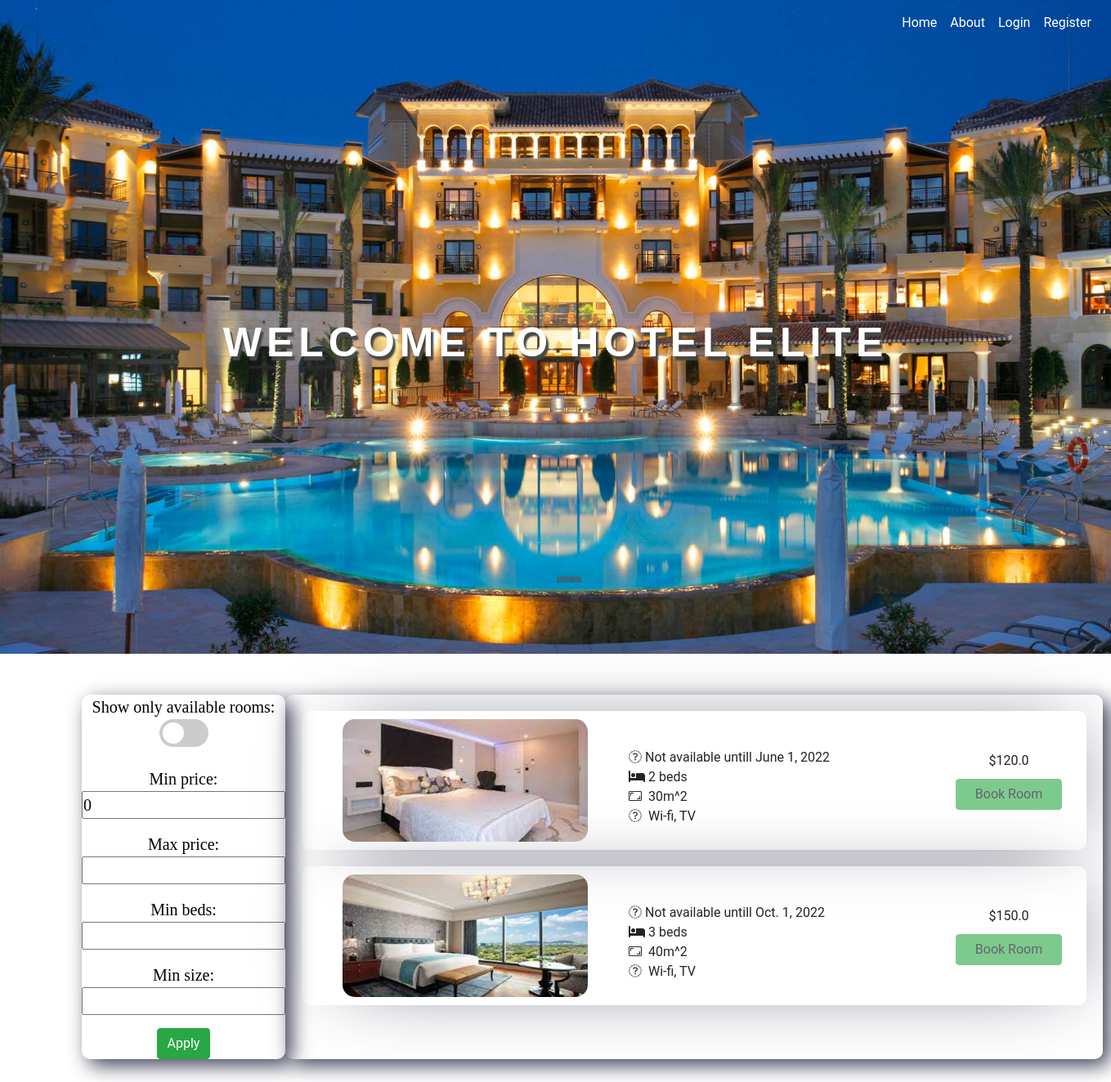
The page / on the database its author committed.
### booking/models.py (models this page shows, shortened)
class Booking(models.Model):
    date_from = models.DateField()
    date_to = models.DateField()
    customer = models.ForeignKey(Customer, on_delete=models.CASCADE)
    room = models.ForeignKey(Room, on_delete=models.CASCADE, null=True)

class Room(models.Model):
    occupancy = models.BooleanField(default=False)
    name = models.CharField(max_length=20)
    room_type = models.ForeignKey(Room_type, on_delete=models.CASCADE)
    img = models.ImageField(upload_to="media/")
    size = models.CharField(max_length=20)
    accesories = models.CharField(max_length=200)

class Room_type(models.Model):
    price = models.FloatField()
    beds = models.CharField(max_length=200)

### booking/views.py (the view)
# urls.py: path("", home, name="home"),
def home(request):
    rooms = Room.objects.all()
    form = FilterForm()
    bookings = Booking.objects.all()
    return render(
        request, "home.html", {"rooms": rooms, "bookings": bookings, "form": form}
    )

### booking/forms.py
class FilterForm(forms.Form):
    show_only_available = forms.BooleanField(required=False)
    min_price = forms.FloatField(required=False, initial=0)
    max_price = forms.FloatField(required=False)
    beds = forms.IntegerField(required=False)
    size = forms.IntegerField(required=False)

### templates/home.html (shortened to what this page needs)
{% extends 'base.html' %}
{% block content %}
{% load static %}
{% load extras %}
<link rel="stylesheet" type="text/css" href="{% static 'css/home.css' %}">
<link href="{% static 'fontawesomefree/css/all.min.css' %}" rel="stylesheet" type="text/css">
<link rel="stylesheet" href="https://cdn.jsdelivr.net/npm/bootstrap-icons@1.3.0/font/bootstrap-icons.css">
<div class="body">
  <div class="header">
    <img src="{% static 'imgs/hotel-generic.jpg'%}" style='height: 100%; width: 100%; ' />
    <div class=" text">Welcome to Hotel Elite</div>
  </div>
  <div class="main">
    <div class="filter" style="height:auto;width:300px">
      <form method="post" action="{% url 'booking:filters' %}">
        <div class="filter-box">
          <p class="filter-item"> Show only available rooms: <label class="switch">
              <span class="slider round"></span>
            </label> </p>
          <p class="filter-item"> Min price: {{form.min_price}} </p>
          <p class="filter-item"> Max price: {{form.max_price}} </p>
          <p class="filter-item"> Min beds: {{form.beds}} </p>
          <p class="filter-item"> Min size: {{form.size}} </p>
          <button class="btn btn-success" type=" submit" value="Submit">Apply</button>
        </div>
      </form>
    </div>
    <div class="rooms">
      {%if rooms %}
      {%if bookings %}
      {% for booking in bookings %}
      {%if booking.room.occupancy%}
      <div class="grid">
        <div>
          <img class="room-img" src='{{MEDIA_ROOT}}{{ booking.room.img.url }}'
            style="width:300px; height:150px; margin-left:50px;margin-right:50px;">
        </div>
        <div class="content" style="width:400px;">
          <i class="fa-duotone fa-x"></i> Not available untill {{booking.date_to}}
          <br>
          <i class="fa-solid fa-bed"></i>&nbsp{{booking.room.room_type.beds}} beds
          <br>
          <i class="bi bi-aspect-ratio"></i>&nbsp {{booking.room.size}}m^2
          <br>
          <i class="fa-duotone fa-plus"></i> &nbsp{{booking.room.accesories}}
        </div>
        <div style="text-align: center; margin-right:30px">
          ${{booking.room.room_type.price}}
          <br>
          {% if not user.is_superuser and not user.is_staff %}
          <a class="booking-room btn btn-success"
            style="width:130px;pointer-events: none;cursor: default; opacity: .6; margin-top:10px"
            href="{% url 'booking:book_rooms' booking.room.id %}">Book Room</a>
          {%endif%}
          <br>
        </div>
      </div>
      {% endif %}
      {% endfor %}
      {% endif %}
      {% endif %}
    </div>
  </div>
  <div class="footer">
  </div>
</div>
{% endblock content %}

### static/css/base.css (style rules this page uses)
body { font-family: "Roboto", sans-serif; margin: 0; padding: 0; display: flex; flex-direction: column; align-items: center; justify-content: center; height: 100vh; }

### static/css/home.css (style rules this page uses)
* { margin: 0; padding: 0; }
.body { height: 100%; width: 100%; margin: 0; padding: 0; display: flex; }
.header { width: 100%; height: 800px; background-color: red; }
.text { position: absolute; top: 30%; left: 50%; transform: translate(-50%, -50%); font-family: "Arial Black", Gadget, sans-serif; font-size: 50px; letter-spacing: 6px; color: #FFFFFF; text-shadow: 3px 5px 2px #474747; font-weight: 700; text-decoration: none; font-style: normal; font-variant: small-caps; text-transform: uppercase; width: 100%; text-align: center; }
.room-img { width:300px; height:150px; margin-left:150px; border-radius: 15px; margin-top: 10px; margin-bottom: 10px; }
.rooms { margin-top: 50px; margin-right: 50px; width: auto; height: auto; -webkit-box-shadow: 8px 8px 24px 0px rgba(66, 68, 90, 1); -moz-box-shadow: 8px 8px 24px 0px rgba(66, 68, 90, 1); box-shadow: 8px 8px 24px 0px rgba(66, 68, 90, 1); border-radius: 10px; }
.filter { margin-left: 100px; margin-top: 50px; -webkit-box-shadow: 8px 8px 24px 0px rgba(66, 68, 90, 1); -moz-box-shadow: 8px 8px 24px 0px rgba(66, 68, 90, 1); box-shadow: 8px 8px 24px 0px rgba(66, 68, 90, 1); }
.main { display: flex; justify-content: space-between; }
.booking-room { text-decoration: none; color: black; }
.grid { display: flex; align-items: center; justify-content: space-around; margin: 20px; border-radius: 10px; -webkit-box-shadow: 15px -1px 100px -39px rgba(66, 68, 90, 1); -moz-box-shadow: 15px -1px 100px -39px rgba(66, 68, 90, 1); box-shadow: 15px -1px 100px -39px rgba(66, 68, 90, 1); }
.footer { width: 100%; height: 100px; }
.content { border-radius: 10px; }
.body { background-color: yellow; display: block; }
.filter-box { display: flex; flex-direction: column; justify-content: center; align-items: center; border-radius: 10px; }
.filter { border-radius: 10px; }
.switch { position: relative; display: inline-block; width: 60px; height: 34px; }
.slider { position: absolute; cursor: pointer; top: 0; left: 0; right: 0; bottom: 0; background-color: #ccc; -webkit-transition: .4s; transition: .4s; }
.slider:before { position: absolute; content: ""; height: 26px; width: 26px; left: 4px; bottom: 4px; background-color: white; -webkit-transition: .4s; transition: .4s; }
.slider.round { border-radius: 34px; }
.slider.round:before { border-radius: 50%; }
.filter-item { font-family: verdana; text-align: center; font-size: 20px; color: rgb(0, 0, 0); }

### rows shown on the page
Booking: room.img (picture), date_to "June 1, 2022", room.room_type.beds "2", room.size "30", room.accesories "Wi-fi, TV", room.room_type.price "120.0"
Booking: room.img (picture), date_to "Oct. 1, 2022", room.room_type.beds "3", room.size "40", room.accesories "Wi-fi, TV", room.room_type.price "150.0"
